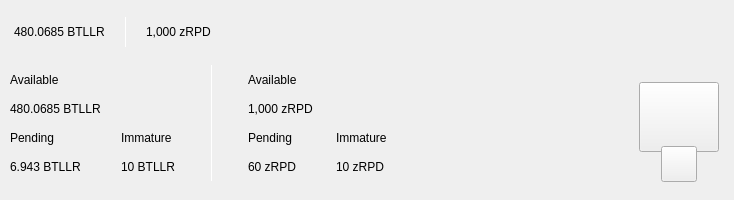
<?xml version="1.0" encoding="UTF-8"?>
<ui version="4.0">
 <class>TopBar</class>
 <widget class="QWidget" name="TopBar">
  <property name="geometry">
   <rect>
    <x>0</x>
    <y>0</y>
    <width>734</width>
    <height>200</height>
   </rect>
  </property>
  <property name="minimumSize">
   <size>
    <width>0</width>
    <height>200</height>
   </size>
  </property>
  <property name="maximumSize">
   <size>
    <width>16777215</width>
    <height>200</height>
   </size>
  </property>
  <property name="windowTitle">
   <string>Form</string>
  </property>
  <layout class="QVBoxLayout" name="verticalLayout_10" stretch="0">
   <property name="spacing">
    <number>0</number>
   </property>
   <property name="leftMargin">
    <number>0</number>
   </property>
   <property name="topMargin">
    <number>0</number>
   </property>
   <property name="rightMargin">
    <number>0</number>
   </property>
   <property name="bottomMargin">
    <number>0</number>
   </property>
   <item>
    <widget class="PFBorderImage" name="containerTop">
     <layout class="QVBoxLayout" name="verticalLayout_11">
      <property name="spacing">
       <number>0</number>
      </property>
      <property name="leftMargin">
       <number>0</number>
      </property>
      <property name="topMargin">
       <number>0</number>
      </property>
      <property name="rightMargin">
       <number>0</number>
      </property>
      <property name="bottomMargin">
       <number>0</number>
      </property>
      <item>
       <widget class="QWidget" name="top_container_2" native="true">
        <property name="minimumSize">
         <size>
          <width>0</width>
          <height>65</height>
         </size>
        </property>
        <layout class="QHBoxLayout" name="top_container">
         <property name="spacing">
          <number>0</number>
         </property>
         <property name="leftMargin">
          <number>14</number>
         </property>
         <property name="topMargin">
          <number>0</number>
         </property>
         <property name="rightMargin">
          <number>14</number>
         </property>
         <property name="bottomMargin">
          <number>0</number>
         </property>
         <item alignment="Qt::AlignVCenter">
          <widget class="QWidget" name="widgetTopAmount" native="true">
           <property name="sizePolicy">
            <sizepolicy hsizetype="Preferred" vsizetype="Maximum">
             <horstretch>0</horstretch>
             <verstretch>0</verstretch>
            </sizepolicy>
           </property>
           <layout class="QHBoxLayout" name="horizontalLayout_5">
            <property name="spacing">
             <number>0</number>
            </property>
            <property name="leftMargin">
             <number>0</number>
            </property>
            <property name="topMargin">
             <number>0</number>
            </property>
            <property name="rightMargin">
             <number>0</number>
            </property>
            <property name="bottomMargin">
             <number>0</number>
            </property>
            <item alignment="Qt::AlignTop">
             <widget class="QLabel" name="labelAmountTopPiv">
              <property name="minimumSize">
               <size>
                <width>0</width>
                <height>36</height>
               </size>
              </property>
              <property name="styleSheet">
               <string notr="true">padding:0px;margin:0px;</string>
              </property>
              <property name="text">
               <string notr="true">480.0685 BTLLR</string>
              </property>
             </widget>
            </item>
            <item>
             <spacer name="horizontalSpacer_11">
              <property name="orientation">
               <enum>Qt::Horizontal</enum>
              </property>
              <property name="sizeType">
               <enum>QSizePolicy::Fixed</enum>
              </property>
              <property name="sizeHint" stdset="0">
               <size>
                <width>20</width>
                <height>20</height>
               </size>
              </property>
             </spacer>
            </item>
            <item alignment="Qt::AlignVCenter">
             <widget class="QLabel" name="typeSpacerTop">
              <property name="minimumSize">
               <size>
                <width>1</width>
                <height>30</height>
               </size>
              </property>
              <property name="maximumSize">
               <size>
                <width>1</width>
                <height>30</height>
               </size>
              </property>
              <property name="styleSheet">
               <string notr="true">background-color:white;
padding:0px;
border:none;</string>
              </property>
              <property name="text">
               <string/>
              </property>
             </widget>
            </item>
            <item>
             <spacer name="horizontalSpacer_12">
              <property name="orientation">
               <enum>Qt::Horizontal</enum>
              </property>
              <property name="sizeType">
               <enum>QSizePolicy::Fixed</enum>
              </property>
              <property name="sizeHint" stdset="0">
               <size>
                <width>20</width>
                <height>20</height>
               </size>
              </property>
             </spacer>
            </item>
            <item alignment="Qt::AlignTop">
             <widget class="QLabel" name="labelAmountTopzPiv">
              <property name="minimumSize">
               <size>
                <width>0</width>
                <height>36</height>
               </size>
              </property>
              <property name="text">
               <string notr="true">1,000 zRPD</string>
              </property>
             </widget>
            </item>
           </layout>
          </widget>
         </item>
         <item>
          <spacer name="horizontalSpacer">
           <property name="orientation">
            <enum>Qt::Horizontal</enum>
           </property>
           <property name="sizeHint" stdset="0">
            <size>
             <width>40</width>
             <height>20</height>
            </size>
           </property>
          </spacer>
         </item>
         <item>
          <layout class="QHBoxLayout" name="horizontalLayout_4">
           <property name="spacing">
            <number>12</number>
           </property>
           <property name="rightMargin">
            <number>0</number>
           </property>
           <item alignment="Qt::AlignRight">
            <widget class="QWidget" name="layoutSync" native="true">
             <property name="minimumSize">
              <size>
               <width>0</width>
               <height>36</height>
              </size>
             </property>
             <property name="maximumSize">
              <size>
               <width>16777215</width>
               <height>36</height>
              </size>
             </property>
             <layout class="QVBoxLayout" name="verticalLayout_9">
              <property name="leftMargin">
               <number>0</number>
              </property>
              <property name="topMargin">
               <number>0</number>
              </property>
              <property name="rightMargin">
               <number>0</number>
              </property>
              <property name="bottomMargin">
               <number>0</number>
              </property>
              <item>
               <widget class="ExpandableButton" name="pushButtonSync" native="true">
                <property name="minimumSize">
                 <size>
                  <width>36</width>
                  <height>36</height>
                 </size>
                </property>
                <property name="maximumSize">
                 <size>
                  <width>16777215</width>
                  <height>36</height>
                 </size>
                </property>
               </widget>
              </item>
             </layout>
            </widget>
           </item>
           <item>
            <widget class="ExpandableButton" name="pushButtonHDUpgrade" native="true">
             <property name="minimumSize">
              <size>
               <width>36</width>
               <height>36</height>
              </size>
             </property>
            </widget>
           </item>
           <item>
            <widget class="ExpandableButton" name="pushButtonStack" native="true">
             <property name="minimumSize">
              <size>
               <width>36</width>
               <height>36</height>
              </size>
             </property>
            </widget>
           </item>
           <item>
            <widget class="ExpandableButton" name="pushButtonColdStaking" native="true">
             <property name="minimumSize">
              <size>
               <width>36</width>
               <height>36</height>
              </size>
             </property>
            </widget>
           </item>
           <item>
            <widget class="ExpandableButton" name="pushButtonConnection" native="true">
             <property name="minimumSize">
              <size>
               <width>36</width>
               <height>36</height>
              </size>
             </property>
            </widget>
           </item>
           <item>
            <widget class="ExpandableButton" name="pushButtonTor" native="true">
             <property name="minimumSize">
              <size>
               <width>36</width>
               <height>36</height>
              </size>
             </property>
            </widget>
           </item>
           <item>
            <widget class="ExpandableButton" name="pushButtonLock" native="true">
             <property name="sizePolicy">
              <sizepolicy hsizetype="Expanding" vsizetype="Expanding">
               <horstretch>0</horstretch>
               <verstretch>0</verstretch>
              </sizepolicy>
             </property>
             <property name="minimumSize">
              <size>
               <width>36</width>
               <height>0</height>
              </size>
             </property>
            </widget>
           </item>
          </layout>
         </item>
        </layout>
       </widget>
      </item>
      <item>
       <widget class="QWidget" name="bottom_container" native="true">
        <property name="minimumSize">
         <size>
          <width>0</width>
          <height>135</height>
         </size>
        </property>
        <layout class="QHBoxLayout" name="botton_container">
         <property name="leftMargin">
          <number>10</number>
         </property>
         <property name="topMargin">
          <number>0</number>
         </property>
         <property name="rightMargin">
          <number>10</number>
         </property>
         <property name="bottomMargin">
          <number>10</number>
         </property>
         <item>
          <layout class="QHBoxLayout" name="horizontalLayout_3">
           <property name="bottomMargin">
            <number>9</number>
           </property>
           <item>
            <layout class="QVBoxLayout" name="verticalLayout_7">
             <property name="spacing">
              <number>0</number>
             </property>
             <property name="leftMargin">
              <number>0</number>
             </property>
             <property name="rightMargin">
              <number>30</number>
             </property>
             <item>
              <layout class="QVBoxLayout" name="verticalLayout_2">
               <item>
                <widget class="QLabel" name="labelTitle1">
                 <property name="text">
                  <string>Available</string>
                 </property>
                </widget>
               </item>
               <item>
                <widget class="QLabel" name="labelAmountPiv">
                 <property name="text">
                  <string notr="true">480.0685 BTLLR</string>
                 </property>
                </widget>
               </item>
              </layout>
             </item>
             <item>
              <layout class="QHBoxLayout" name="horizontalLayout_2">
               <property name="spacing">
                <number>0</number>
               </property>
               <item>
                <layout class="QVBoxLayout" name="verticalLayout_3">
                 <item>
                  <widget class="QLabel" name="labelTitle3">
                   <property name="text">
                    <string>Pending</string>
                   </property>
                  </widget>
                 </item>
                 <item>
                  <widget class="QLabel" name="labelPendingPiv">
                   <property name="text">
                    <string notr="true">6.943 BTLLR</string>
                   </property>
                  </widget>
                 </item>
                </layout>
               </item>
               <item>
                <spacer name="horizontalSpacer_3">
                 <property name="orientation">
                  <enum>Qt::Horizontal</enum>
                 </property>
                 <property name="sizeType">
                  <enum>QSizePolicy::Fixed</enum>
                 </property>
                 <property name="sizeHint" stdset="0">
                  <size>
                   <width>40</width>
                   <height>20</height>
                  </size>
                 </property>
                </spacer>
               </item>
               <item>
                <layout class="QVBoxLayout" name="verticalLayout_4">
                 <item>
                  <widget class="QLabel" name="labelTitle4">
                   <property name="text">
                    <string>Immature</string>
                   </property>
                  </widget>
                 </item>
                 <item>
                  <widget class="QLabel" name="labelImmaturePiv">
                   <property name="text">
                    <string notr="true">10 BTLLR</string>
                   </property>
                  </widget>
                 </item>
                </layout>
               </item>
              </layout>
             </item>
            </layout>
           </item>
           <item>
            <widget class="QLabel" name="typeSpacerExpanded">
             <property name="minimumSize">
              <size>
               <width>1</width>
               <height>100</height>
              </size>
             </property>
             <property name="maximumSize">
              <size>
               <width>1</width>
               <height>16777215</height>
              </size>
             </property>
             <property name="styleSheet">
              <string notr="true">background-color:white;
padding:0px;
border:none;</string>
             </property>
             <property name="text">
              <string/>
             </property>
            </widget>
           </item>
           <item>
            <widget class="QWidget" name="zerocoinBalances" native="true">
             <layout class="QVBoxLayout" name="verticalLayout_8">
              <property name="spacing">
               <number>0</number>
              </property>
              <property name="leftMargin">
               <number>30</number>
              </property>
              <property name="topMargin">
               <number>0</number>
              </property>
              <property name="rightMargin">
               <number>0</number>
              </property>
              <property name="bottomMargin">
               <number>0</number>
              </property>
              <item>
               <layout class="QVBoxLayout" name="verticalLayout">
                <item>
                 <widget class="QLabel" name="labelTitleAvailablezPiv">
                  <property name="text">
                   <string>Available</string>
                  </property>
                 </widget>
                </item>
                <item>
                 <widget class="QLabel" name="labelAvailablezPiv">
                  <property name="text">
                   <string notr="true">1,000 zRPD</string>
                  </property>
                 </widget>
                </item>
               </layout>
              </item>
              <item>
               <layout class="QHBoxLayout" name="horizontalLayout">
                <property name="spacing">
                 <number>0</number>
                </property>
                <item>
                 <layout class="QVBoxLayout" name="verticalLayout_5">
                  <item>
                   <widget class="QLabel" name="labelTitlePendingzPiv">
                    <property name="text">
                     <string>Pending</string>
                    </property>
                   </widget>
                  </item>
                  <item>
                   <widget class="QLabel" name="labelPendingzPiv">
                    <property name="text">
                     <string notr="true">60 zRPD</string>
                    </property>
                   </widget>
                  </item>
                 </layout>
                </item>
                <item>
                 <spacer name="horizontalSpacer_4">
                  <property name="orientation">
                   <enum>Qt::Horizontal</enum>
                  </property>
                  <property name="sizeType">
                   <enum>QSizePolicy::Fixed</enum>
                  </property>
                  <property name="sizeHint" stdset="0">
                   <size>
                    <width>40</width>
                    <height>20</height>
                   </size>
                  </property>
                 </spacer>
                </item>
                <item>
                 <layout class="QVBoxLayout" name="verticalLayout_6">
                  <item>
                   <widget class="QLabel" name="labelTitleImmaturezPiv">
                    <property name="text">
                     <string>Immature</string>
                    </property>
                   </widget>
                  </item>
                  <item>
                   <widget class="QLabel" name="labelImmaturezPiv">
                    <property name="text">
                     <string notr="true">10 zRPD</string>
                    </property>
                   </widget>
                  </item>
                 </layout>
                </item>
               </layout>
              </item>
             </layout>
            </widget>
           </item>
          </layout>
         </item>
         <item>
          <spacer name="horizontalSpacer_2">
           <property name="orientation">
            <enum>Qt::Horizontal</enum>
           </property>
           <property name="sizeHint" stdset="0">
            <size>
             <width>40</width>
             <height>20</height>
            </size>
           </property>
          </spacer>
         </item>
         <item alignment="Qt::AlignHCenter|Qt::AlignVCenter">
          <widget class="QWidget" name="qrContainer" native="true">
           <property name="sizePolicy">
            <sizepolicy hsizetype="Preferred" vsizetype="Minimum">
             <horstretch>0</horstretch>
             <verstretch>0</verstretch>
            </sizepolicy>
           </property>
           <property name="minimumSize">
            <size>
             <width>90</width>
             <height>110</height>
            </size>
           </property>
           <property name="maximumSize">
            <size>
             <width>90</width>
             <height>110</height>
            </size>
           </property>
           <layout class="QVBoxLayout" name="containerQR">
            <property name="spacing">
             <number>0</number>
            </property>
            <property name="leftMargin">
             <number>5</number>
            </property>
            <property name="topMargin">
             <number>10</number>
            </property>
            <property name="rightMargin">
             <number>5</number>
            </property>
            <property name="bottomMargin">
             <number>0</number>
            </property>
            <item>
             <widget class="QPushButton" name="btnQr">
              <property name="minimumSize">
               <size>
                <width>70</width>
                <height>70</height>
               </size>
              </property>
              <property name="maximumSize">
               <size>
                <width>16777215</width>
                <height>70</height>
               </size>
              </property>
              <property name="focusPolicy">
               <enum>Qt::NoFocus</enum>
              </property>
              <property name="text">
               <string/>
              </property>
              <property name="iconSize">
               <size>
                <width>70</width>
                <height>70</height>
               </size>
              </property>
             </widget>
            </item>
            <item>
             <spacer name="verticalSpacer">
              <property name="orientation">
               <enum>Qt::Vertical</enum>
              </property>
              <property name="sizeType">
               <enum>QSizePolicy::Fixed</enum>
              </property>
              <property name="sizeHint" stdset="0">
               <size>
                <width>20</width>
                <height>20</height>
               </size>
              </property>
             </spacer>
            </item>
            <item alignment="Qt::AlignHCenter|Qt::AlignBottom">
             <widget class="QPushButton" name="pushButtonQR">
              <property name="minimumSize">
               <size>
                <width>36</width>
                <height>36</height>
               </size>
              </property>
              <property name="maximumSize">
               <size>
                <width>36</width>
                <height>36</height>
               </size>
              </property>
              <property name="focusPolicy">
               <enum>Qt::NoFocus</enum>
              </property>
              <property name="text">
               <string/>
              </property>
             </widget>
            </item>
           </layout>
          </widget>
         </item>
        </layout>
       </widget>
      </item>
     </layout>
    </widget>
   </item>
  </layout>
 </widget>
 <customwidgets>
  <customwidget>
   <class>ExpandableButton</class>
   <extends>QWidget</extends>
   <header>qt/pivx/expandablebutton.h</header>
   <container>1</container>
  </customwidget>
  <customwidget>
   <class>PFBorderImage</class>
   <extends>QFrame</extends>
   <header>qt/pivx/pfborderimage.h</header>
   <container>1</container>
  </customwidget>
 </customwidgets>
 <resources/>
 <connections/>
</ui>
